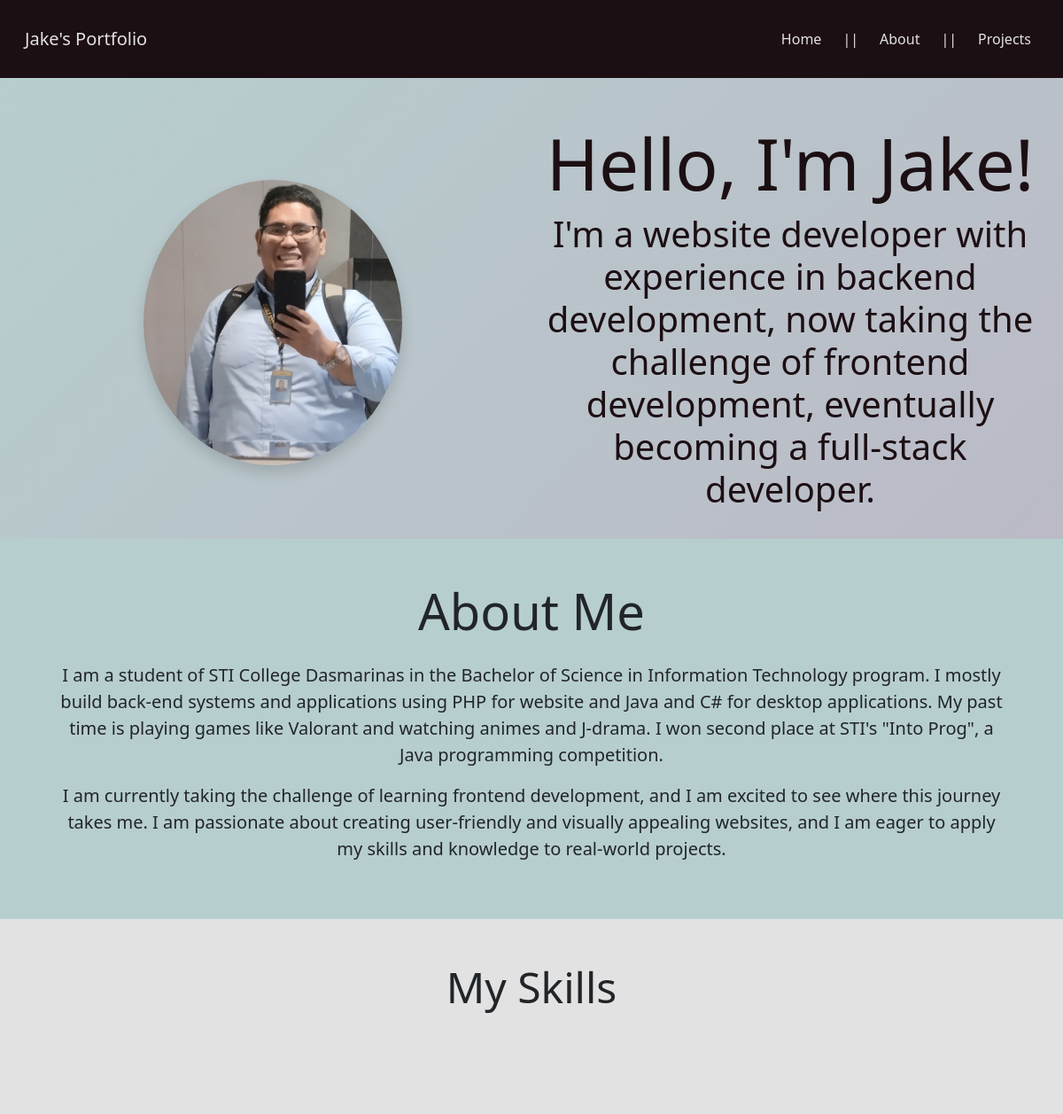
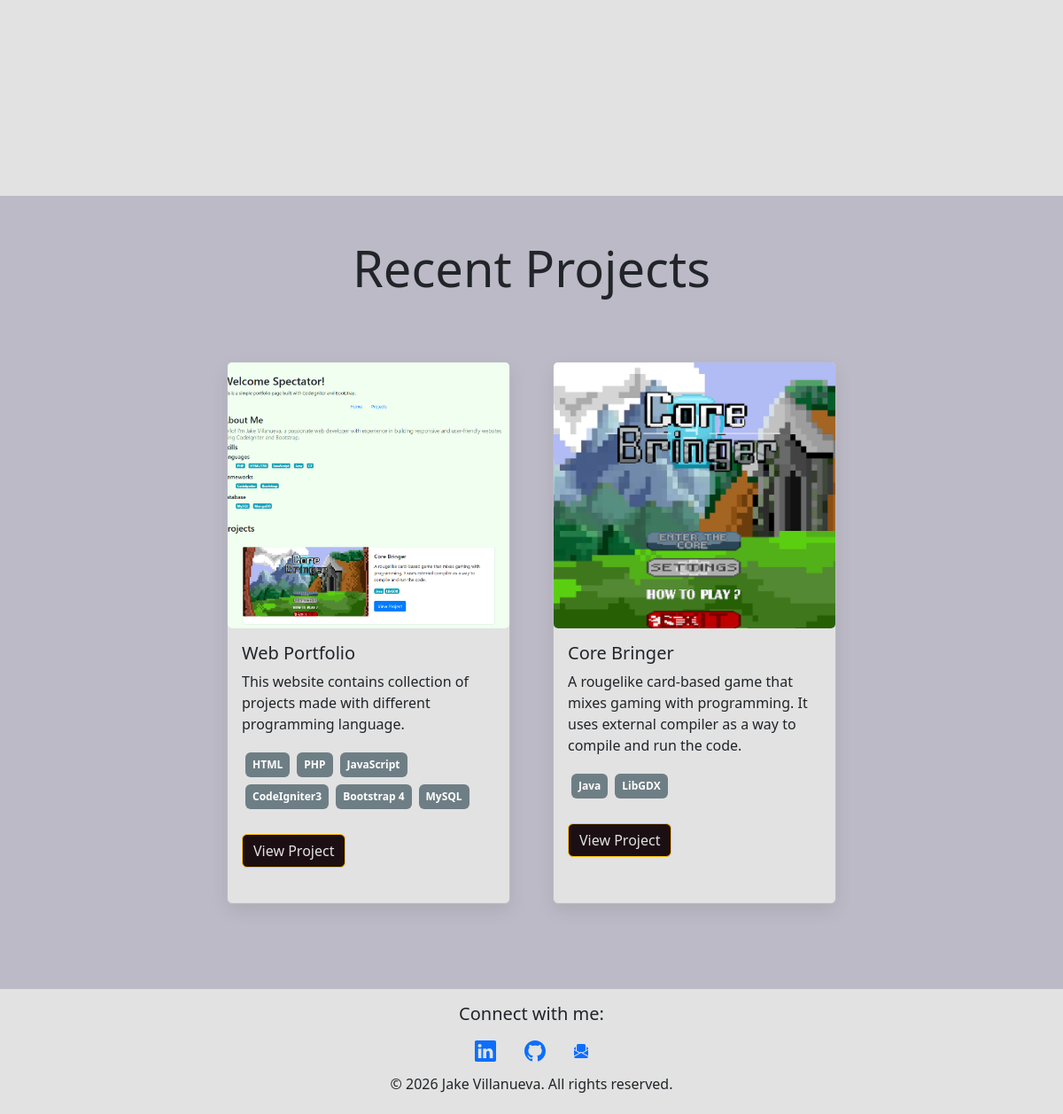
The page / on the database its author committed (2 pictures, top to bottom).
### tables this page shows
CREATE TABLE `posts` (
  `id` int(11) NOT NULL,
  `title` varchar(255) NOT NULL,
  `summary` text NOT NULL,
  `img` varchar(255) NOT NULL,
  `tags` text NOT NULL,
  `link` varchar(255) NOT NULL,
  `created_by` datetime NOT NULL,
  `updated_by` datetime NOT NULL
);

### application/controllers/Home.php (called while the page is built)
<?php
class Home extends CI_Controller
{
    public function index()
    {
        $data['docs'] = $this->Homes->getProjects();
        $this->load->view('portfolio/template/header');
        $this->load->view('portfolio/index');
        $this->load->view('portfolio/content', $data);
        $this->load->view('portfolio/template/footer');
    }
}

### index.php (called while the page is built, shortened)
<?php
require_once BASEPATH.'core/CodeIgniter.php';

### application/models/Homes.php (called while the page is built, shortened)
<?php
class Homes extends CI_Model
{
    public function getProjects()
    {
        $query = $this->db
                ->order_by('created_by', 'DESC')
                ->get('posts');
        return $query->result_array();
    }
}

### application/views/portfolio/content.php (the view)
<section id="projects" class="container-fluid py-5">
    <h2 class="display-4 text-center mb-4">Recent Projects</h2>
    <article class="d-flex flex-wrap justify-content-center">
        <?php
        foreach ($docs as $doc):
        ?>
            <div class="card mx-4 my-5 rounded-lg" style="max-width: 20rem; min-width: 20rem;">
                <div class="g-0">
                    <div class="project-thumb">
                        <img src="<?= base_url('assets/images/' . $doc['img']) ?>" alt="<?= $doc['title'] ?>" class="card-img img-fluid m-auto">
                    </div>
                    <div class="">
                        <div class="card-body">
                            <h5 class="card-title"><?= $doc['title'] ?></h5>
                            <p class="card-text"><?= $doc['summary'] ?></p>
                            <?php
                            $tag = explode(',', $doc['tags']);
                            foreach ($tag as $t) {
                                echo '<span class="badge bg-danger m-1 p-2"">' . trim($t) . '</span>';
                            }
                            ?>
                            <br>
                            <a href="<?= $doc['link'] ?>" class="card-link btn btn-warning my-4"><i class="bi bi-github"></i>View Project</a>
                        </div>
                    </div>
                </div>
            </div>
        <?php
        endforeach;
        ?>
    </article>
</section>

### application/views/portfolio/template/header.php (shortened to what this page needs)
<!DOCTYPE html>
<html lang="en">
<head>
    <link href="https://cdn.jsdelivr.net/npm/bootstrap@5.3.8/dist/css/bootstrap.min.css" rel="stylesheet">
    <link rel="stylesheet" href="<?=  base_url('/css/portfolio/style.css') ?>">
</head>
<body class="container-fluid px-0 d-flex flex-column min-vh-100">

### application/views/portfolio/index.php (shortened to what this page needs)
<header class="p-3 sticky-top">
    <nav class="navbar navbar-expand-lg navbar-dark rounded">
        <div class="container-fluid">
            <span class="navbar-brand">Jake's Portfolio</span>
            <div class="collapse navbar-collapse" id="navbarNav">
                <ul class="navbar-nav ms-auto gap-3 align-items-center">
                    <li class="nav-item">
                        <a class="nav-link" href="#">Home</a>
                    </li>
                    <li class="nav-item divider d-none d-lg-block">
                        <span>||</span>
                    </li>
                    <li class="nav-item">
                        <a class="nav-link" href="#about">About</a>
                    <li class="nav-item divider d-none d-lg-block">
                        <span>||</span>
                    </li>
                    <li class="nav-item">
                        <a class="nav-link" href="#projects">Projects</a>
                    </li>
                </ul>
            </div>
        </div>
    </nav>
</header>
<section class="container-fluid p-3 pt-5 mx-auto d-flex justify-content-center align-items-center" id="home">
    <div class="home-image">
        <img src="<?= base_url('assets/images/prof.jpg') ?>" alt="Profile Picture" class="img-fluid rounded-circle w-50 mx-auto d-block m-4 shadow">
    </div>
    <div class="home-text">
        <h1 class="display-1 text-center">Hello, I'm Jake!</h1>
        <p class="text-center display-6">I'm a website developer with experience in backend development, now taking the challenge of frontend development, eventually becoming a full-stack developer.</p>
    </div>
</section>
<section id="about" class="container-fluid p-3 py-5 mx-auto">
    <h2 class="display-4 text-center mb-4">About Me</h2>
    <article class="mx-5">
        <p class="lead text-center">I am a student of STI College Dasmarinas in the Bachelor of Science in Information Technology program. I mostly build back-end systems and applications using PHP for website and Java and C# for desktop applications. My past time is playing games like Valorant and watching animes and J-drama. I won second place at STI's "Into Prog", a Java programming competition.</p>
    </article>
    <article class="mx-5">
        <p class="lead text-center">I am currently taking the challenge of learning frontend development, and I am excited to see where this journey takes me. I am passionate about creating user-friendly and visually appealing websites, and I am eager to apply my skills and knowledge to real-world projects.</p>
    </article>
</section>
<section id="skills" class="container-fluid py-5">
    <article>
        <h2 class="display-5 text-center">My Skills</h2>
        <div class="container-sm mx-auto my-auto">
            <ul
                class="list-inline mx-auto my-3 d-flex flex-wrap justify-content-center"
                style="font-size: 1.4em">
        </ul>
        </div>
    </article>
</section>

### application/views/portfolio/template/footer.php (shortened to what this page needs)
<footer class="footer mt-auto py-3">
    <div class="container">
        <h5 class="text-center">Connect with me:</h5>
        <div class="d-flex justify-content-center my-3">
            <a href="https://www.linkedin.com/in/jake-villanueva-568975397/" class="mx-3">
                <i class="bi bi-linkedin"></i>
            </a>
            <a href="https://github.com/spo2jake11" class="mx-3">
                <i class="bi bi-github"></i>
            </a>
            <a href="mailto:2025.villanueva.jake@gmail.com" class="mx-3">
                <i class="bi bi-envelope-paper-fill"></i>
            </a>
        </div>
        <div class=" container text-center">
            <h6 class="text-center font-light">© 2026 Jake Villanueva. All rights reserved.</h6>
        </div>
</footer>
</body>
</html>

### css/portfolio/style.css (style rules this page uses)
header { background-color: #1c0f13; }
header .nav-link, .nav-item span, header .navbar-toggler .navbar-toggler-icon, header .navbar-brand { color: #e2e2e2; }
body { background-color: #e2e2e2; margin: 0; }
#about { scroll-margin-top: 6em; background-color: #b7cece; }
#skills { background-color: #e2e2e2; }
#projects { scroll-margin-top: 6em; background-color: #bbbac6; }
#home { flex-wrap: wrap; background-image: linear-gradient(135deg, #b7cece, #bbbac6); }
#home h1, #home p { color: #1c0f13; }
.home-image, .home-text { width: 100%; }
@media (min-width: 992px) { .home-image, .home-text { width: 50%; } }
div.card { background: #e2e2e2; border: 1px solid #bbbac6; box-shadow: 0 8px 20px rgba(0, 0, 0, 0.08); }
.project-thumb { overflow: hidden; position: relative; height: 300px; }
.project-thumb img { max-width: 100%; height: 100%; object-fit: cover; object-position: center center; display: inline-block; transition: transform 0.6s ease; transform-origin: center center; will-change: transform; }
.card-link { background: #1c0f13; color: #e2e2e2; }
.bg-danger { background: #6e7e85 !important; color: white; }

### rows shown on the page
posts: img (picture), title "Web Portfolio", summary "This website contains collection of projects made with different programming language.", tags "HTML", tags "PHP", tags "JavaScript", tags "CodeIgniter3", tags "Bootstrap 4", tags "MySQL"
posts: img (picture), title "Core Bringer", summary "A rougelike card-based game that mixes gaming with programming. It uses external compiler as a way to compile and run the code.", tags "Java", tags "LibGDX"
